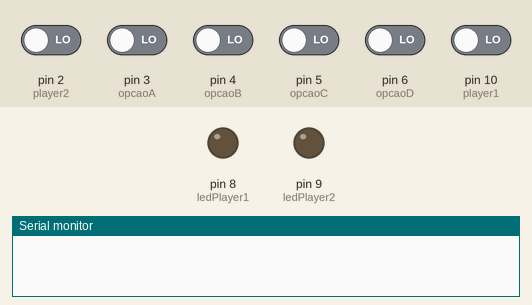
A sketch run on a simulated Arduino Uno, built with avr-gcc and run on an emulated ATmega328P. On the bench: output pins drawn as LEDs (lit = HIGH), the last lines printed to the serial monitor. The test bench sets the inputs (shaded band); at power-on: pin 2 (player2), pin 3 (opcaoA), pin 4 (opcaoB), pin 5 (opcaoC), pin 6 (opcaoD), pin 10 (player1) LOW.

Above: at 1.2 s.
1.3 s: pin 2 (player2) driven HIGH
At 2.1 s:
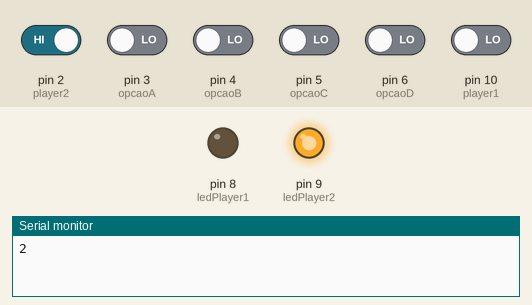
2.8 s: pin 10 (player1) driven HIGH
At 5.5 s:
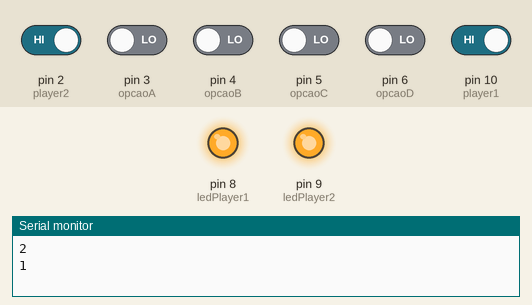
5.8 s: pin 2 (player2) driven LOW
At 8.0 s:
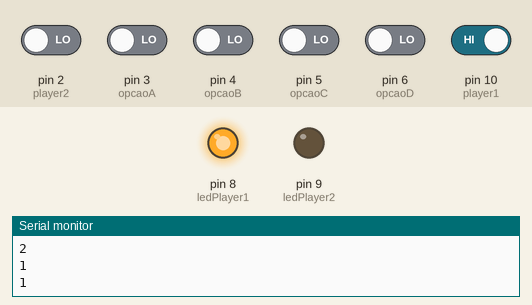
8.8 s: pin 10 (player1) driven LOW
At 11.6 s:
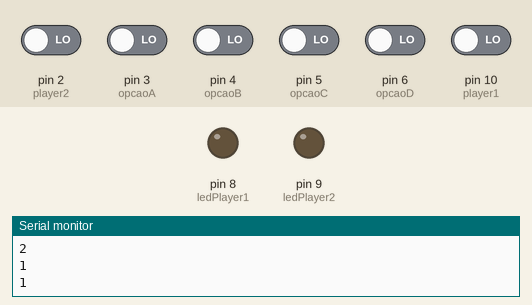
Timing chart, 0 to 12.8 s (numbered marks = the images above; inputs shaded):
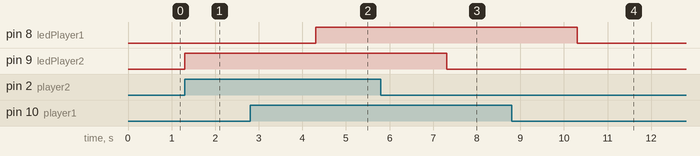

The sketch:

botao_mantem_precionado.ino
```cpp
const int player1 = 10;
const int player2 = 2;
const int opcaoA = 3;
const int opcaoB = 4;
const int opcaoC = 5;
const int opcaoD = 6;
const int ledPlayer1 = 8;
const int ledPlayer2 = 9;

void setup() {
  Serial.begin(9600);

  pinMode(player1, INPUT);
  pinMode(player2, INPUT);
  pinMode(opcaoA, INPUT);
  pinMode(opcaoB, INPUT);
  pinMode(opcaoC, INPUT);
  pinMode(opcaoD, INPUT);
  pinMode(ledPlayer1, OUTPUT);
  pinMode(ledPlayer2, OUTPUT);


}

void loop() {


  if(digitalRead(player1)==HIGH) {
    Serial.println(1);
    Serial.flush();
    digitalWrite(ledPlayer1, HIGH);
    delay(3000);
  }else{
    digitalWrite(ledPlayer1, LOW);
    Serial.flush();
  }

  if(digitalRead(player2)==HIGH) {
    Serial.println(2);
    Serial.flush();
    digitalWrite(ledPlayer2, HIGH);

    delay(3000);
  }else{
    digitalWrite(ledPlayer2, LOW);
  }

  if(digitalRead(opcaoA)==HIGH) {
    Serial.println(3);
    Serial.flush();
    delay(3000);
  }

  if(digitalRead(opcaoB)==HIGH) {
    Serial.println(4);
    Serial.flush();
    delay(3000);
  }

  if(digitalRead(opcaoC)==HIGH) {
    Serial.println(5);
    Serial.flush();
    delay(3000);
  }

  if(digitalRead(opcaoD)==HIGH) {
    Serial.println(6);
    Serial.flush();
    delay(3000);
  }

}
```

Measured:
- after the input at 1.3 s, pin 9 (ledPlayer2): LOW → HIGH at once
- after the input at 2.8 s, pin 8 (ledPlayer1): LOW → HIGH after 1.5 s
- after the input at 5.8 s, pin 9 (ledPlayer2): HIGH → LOW after 1.5 s
- after the input at 8.8 s, pin 8 (ledPlayer1): HIGH → LOW after 1.5 s
